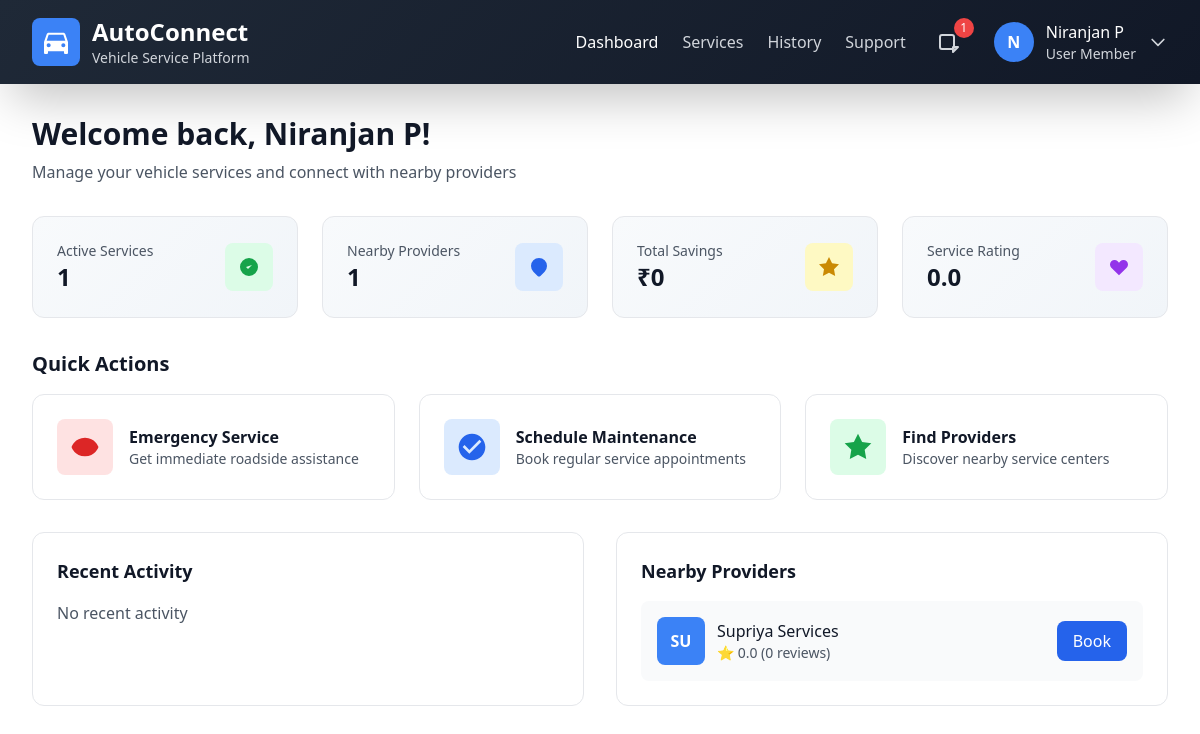
The page /dashboard (signed in) on the database its author committed.
### home/models.py (models this page shows, shortened)
class User(AbstractUser):
    role = models.CharField(max_length=50, null=True, default='user')
    pass

class ServiceCenter(models.Model):
    user = models.ForeignKey(User, on_delete=models.CASCADE,null=True)
    center_name = models.CharField(max_length=100)
    phone = models.CharField(max_length=15, unique=True, blank=True, null=True)
    location = models.CharField(null=True)
    services_offered = models.TextField(blank=True, null=True)
    status = models.CharField(
        max_length=20,
        choices=[('Pending', 'Pending'), ('Approved', 'Approved'), ('Suspended', 'Suspended')],
        default='Pending'
    )
    rating_avg = models.FloatField(default=0.0)

### home/views.py (the view)
# urls.py: path("dashboard", home.views.user_dashboard, name="user_dashboard"),
@login_required
def user_dashboard(request):
    active_services = Booking.objects.filter(user=request.user, status='Pending')
    nearby_providers = ServiceCenter.objects.filter(status='Approved')[:5]  # Limit to 5 for display
    completed_bookings = Booking.objects.filter(user=request.user, status='Completed')
    total_savings = sum([b.price for b in completed_bookings if hasattr(b, 'price') and b.price]) or 0
    avg_rating = Review.objects.filter(user=request.user).aggregate(avg_rating=Avg('rating'))['avg_rating'] or 0
    recent_bookings = Booking.objects.filter(user=request.user, status='Completed').order_by('-booking_time')[:3]
    for center in nearby_providers:
        reviews = Review.objects.filter(center=center)
        center.avg_rating = reviews.aggregate(avg_rating=Avg('rating'))['avg_rating'] or 0
        center.review_count = reviews.count()
    return render(request, 'user_dashboard.html', {
        'user': request.user,
        'active_services': active_services,
        'nearby_providers': nearby_providers,
        'total_savings': total_savings,
        'avg_rating': avg_rating,
        'recent_bookings': recent_bookings,
    })

### templates/user_dashboard.html (shortened to what this page needs)
{% load mathfilters %}
<!DOCTYPE html>
<html lang="en">
<head>
    <script src="https://cdn.tailwindcss.com"></script>
</head>
<body class="bg-white min-h-full">
    <header class="gradient-bg text-white shadow-2xl">
        <div class="max-w-7xl mx-auto px-4 sm:px-6 lg:px-8">
            <div class="flex justify-between items-center py-4">
                <div class="flex items-center space-x-3">
                    <div class="bg-blue-500 p-2 rounded-lg">
                    </div>
                    <div>
                        <h1 class="text-2xl font-bold">AutoConnect</h1>
                        <p class="text-gray-300 text-sm">Vehicle Service Platform</p>
                    </div>
                </div>
                <div class="flex items-center space-x-6">
                    <nav class="hidden md:flex space-x-6">
                        <a href="{% url 'user_dashboard' %}" class="text-white hover:text-blue-300 transition-colors">Dashboard</a>
                        <a href="{% url 'request_assistance' %}" class="text-gray-300 hover:text-white transition-colors">Services</a>
                        <a href="{% url 'service_history' %}" class="text-gray-300 hover:text-white transition-colors">History</a>
                        <a href="#" class="text-gray-300 hover:text-white transition-colors">Support</a>
                    </nav>
                    <div class="relative">
                        <button class="relative p-2 text-gray-300 hover:text-white transition-colors">
                            <svg class="w-6 h-6" fill="none" stroke="currentColor" viewBox="0 0 24 24">
                                <path stroke-linecap="round" stroke-linejoin="round" stroke-width="2" d="M15 17h5l-5 5v-5zM4 19h10a2 2 0 002-2V7a2 2 0 00-2-2H4a2 2 0 00-2 2v10a2 2 0 002 2z"/>
                            </svg>
                            <span class="notification-badge absolute -top-1 -right-1 bg-red-500 text-white text-xs rounded-full h-5 w-5 flex items-center justify-center">{{ active_services|length }}</span>
                        </button>
                    </div>
                    <div class="relative">
                        <button id="user-menu-button" class="flex items-center space-x-3 focus:outline-none">
                            <div class="w-10 h-10 bg-blue-500 rounded-full flex items-center justify-center">
                                <span class="text-white font-semibold">{{ user.first_name|slice:":1"|upper }}{{ user.last_name|slice:":1"|upper }}</span>
                            </div>
                            <div class="hidden md:block text-left">
                                <p class="text-white font-medium">{{ user.first_name }} {{ user.last_name }}</p>
                                <p class="text-gray-300 text-sm">{{ user.role|title }} Member</p>
                            </div>
                            <svg class="w-5 h-5 text-gray-300" fill="none" stroke="currentColor" viewBox="0 0 24 24">
                                <path stroke-linecap="round" stroke-linejoin="round" stroke-width="2" d="M19 9l-7 7-7-7"/>
                            </svg>
                        </button>
                    </div>
                </div>
            </div>
        </div>
    </header>
    <main class="max-w-7xl mx-auto px-4 sm:px-6 lg:px-8 py-8">
        <div class="mb-8">
            <h2 class="text-3xl font-bold text-gray-900 mb-2">Welcome back, {{ user.first_name }}!</h2>
            <p class="text-gray-600">Manage your vehicle services and connect with nearby providers</p>
        </div>
        <div class="grid grid-cols-1 md:grid-cols-4 gap-6 mb-8">
            <div class="stat-card p-6 rounded-xl border border-gray-200">
                <div class="flex items-center justify-between">
                    <div>
                        <p class="text-gray-600 text-sm font-medium">Active Services</p>
                        <p class="text-2xl font-bold text-gray-900">{{ active_services|length }}</p>
                    </div>
                    <div class="bg-green-100 p-3 rounded-lg">
                        <svg class="w-6 h-6 text-green-600" fill="currentColor" viewBox="0 0 24 24">
                            <path d="M9 12l2 2 4-4m6 2a9 9 0 11-18 0 9 9 0 0118 0z"/>
                        </svg>
                    </div>
                </div>
            </div>
            <div class="stat-card p-6 rounded-xl border border-gray-200">
                <div class="flex items-center justify-between">
                    <div>
                        <p class="text-gray-600 text-sm font-medium">Nearby Providers</p>
                        <p class="text-2xl font-bold text-gray-900">{{ nearby_providers|length }}</p>
                    </div>
                    <div class="bg-blue-100 p-3 rounded-lg">
                        <svg class="w-6 h-6 text-blue-600" fill="currentColor" viewBox="0 0 24 24">
                            <path d="M17.657 16.657L13.414 20.9a1.998 1.998 0 01-2.827 0l-4.244-4.243a8 8 0 1111.314 0z"/>
                            <path d="M15 11a3 3 0 11-6 0 3 3 0 016 0z"/>
                        </svg>
                    </div>
                </div>
            </div>
            <div class="stat-card p-6 rounded-xl border border-gray-200">
                <div class="flex items-center justify-between">
                    <div>
                        <p class="text-gray-600 text-sm font-medium">Total Savings</p>
                        <p class="text-2xl font-bold text-gray-900">₹{{ total_savings|mul:82|floatformat:0 }}</p>
                    </div>
                    <div class="bg-yellow-100 p-3 rounded-lg">
                        <svg class="w-6 h-6 text-yellow-600" fill="currentColor" viewBox="0 0 24 24">
                            <path d="M12 2l3.09 6.26L22 9.27l-5 4.87 1.18 6.88L12 17.77l-6.18 3.25L7 14.14 2 9.27l6.91-1.01L12 2z"/>
                        </svg>
                    </div>
                </div>
            </div>
            <div class="stat-card p-6 rounded-xl border border-gray-200">
                <div class="flex items-center justify-between">
                    <div>
                        <p class="text-gray-600 text-sm font-medium">Service Rating</p>
                        <p class="text-2xl font-bold text-gray-900">{{ avg_rating|floatformat:1 }}</p>
                    </div>
                    <div class="bg-purple-100 p-3 rounded-lg">
                        <svg class="w-6 h-6 text-purple-600" fill="currentColor" viewBox="0 0 24 24">
                            <path d="M4.318 6.318a4.5 4.5 0 000 6.364L12 20.364l7.682-7.682a4.5 4.5 0 00-6.364-6.364L12 7.636l-1.318-1.318a4.5 4.5 0 00-6.364 0z"/>
                        </svg>
                    </div>
                </div>
            </div>
        </div>
        <div class="mb-8">
            <h3 class="text-xl font-bold text-gray-900 mb-4">Quick Actions</h3>
            <div class="grid grid-cols-1 md:grid-cols-3 gap-6">
                <a href="{% url 'emergency_assist' %}" class="service-card bg-white p-6 rounded-xl border border-gray-200 text-left hover:border-red-300">
                    <div class="flex items-center space-x-4">
                        <div class="bg-red-100 p-3 rounded-lg">
                        </div>
                        <div>
                            <h4 class="font-semibold text-gray-900">Emergency Service</h4>
                            <p class="text-gray-600 text-sm">Get immediate roadside assistance</p>
                        </div>
                    </div>
                </a>
                <a href="{% url 'request_assistance' %}" class="service-card bg-white p-6 rounded-xl border border-gray-200 text-left hover:border-blue-300">
                    <div class="flex items-center space-x-4">
                        <div class="bg-blue-100 p-3 rounded-lg">
                            <svg class="w-8 h-8 text-blue-600" fill="currentColor" viewBox="0 0 24 24">
                                <path d="M12 2C6.48 2 2 6.48 2 12s4.48 10 10 10 10-4.48 10-10S17.52 2 12 2zm-2 15l-5-5 1.41-1.41L10 14.17l7.59-7.59L19 8l-9 9z"/>
                            </svg>
                        </div>
                        <div>
                            <h4 class="font-semibold text-gray-900">Schedule Maintenance</h4>
                            <p class="text-gray-600 text-sm">Book regular service appointments</p>
                        </div>
                    </div>
                </a>
                <a href="{% url 'find_workshop' %}" class="service-card bg-white p-6 rounded-xl border border-gray-200 text-left hover:border-green-300">
                    <div class="flex items-center space-x-4">
                        <div class="bg-green-100 p-3 rounded-lg">
                            <svg class="w-8 h-8 text-green-600" fill="currentColor" viewBox="0 0 24 24">
                                <path d="M12 2l3.09 6.26L22 9.27l-5 4.87 1.18 6.88L12 17.77l-6.18 3.25L7 14.14 2 9.27l6.91-1.01L12 2z"/>
                            </svg>
                        </div>
                        <div>
                            <h4 class="font-semibold text-gray-900">Find Providers</h4>
                            <p class="text-gray-600 text-sm">Discover nearby service centers</p>
                        </div>
                    </div>
                </a>
            </div>
        </div>
        <div class="grid grid-cols-1 lg:grid-cols-2 gap-8">
            <div class="bg-white rounded-xl border border-gray-200 p-6">
                <h3 class="text-lg font-bold text-gray-900 mb-4">Recent Activity</h3>
                <div class="space-y-4">
                    {% for booking in recent_bookings %}
                    <div class="flex items-center space-x-4 p-4 bg-gray-50 rounded-lg">
                        <div class="bg-green-100 p-2 rounded-full">
                            <div class="w-3 h-3 bg-green-500 rounded-full pulse-dot"></div>
                        </div>
                        <div class="flex-1">
                            <p class="font-medium text-gray-900">{{ booking.service_type }} Completed</p>
                            <p class="text-sm text-gray-600">{{ booking.center.center_name }} • {{ booking.booking_time|date:"M d, Y" }}</p>
                        </div>
                        <span class="text-green-600 font-semibold">₹{{ booking.price|mul:82|floatformat:0|default:"0" }}</span>
                    </div>
                    {% empty %}
                    <p class="text-gray-600">No recent activity</p>
                    {% endfor %}
                </div>
            </div>
            <div class="bg-white rounded-xl border border-gray-200 p-6">
                <h3 class="text-lg font-bold text-gray-900 mb-4">Nearby Providers</h3>
                <div class="space-y-4">
                    {% for center in nearby_providers %}
                    <div class="flex items-center justify-between p-4 bg-gray-50 rounded-lg">
                        <div class="flex items-center space-x-3">
                            <div class="w-12 h-12 bg-blue-500 rounded-lg flex items-center justify-center">
                                <span class="text-white font-bold">{{ center.center_name|slice:":2"|upper }}</span>
                            </div>
                            <div>
                                <p class="font-medium text-gray-900">{{ center.center_name }}</p>
                                <p class="text-sm text-gray-600">⭐ {{ center.avg_rating|floatformat:1 }} ({{ center.review_count }} reviews)</p>
                            </div>
                        </div>
                        <a href="{% url 'request_assistance' %}" class="bg-blue-600 text-white px-4 py-2 rounded-lg hover:bg-blue-700 transition-colors">
                            Book
                        </a>
                    </div>
                    {% empty %}
                    <p class="text-gray-600">No nearby providers</p>
                    {% endfor %}
                </div>
            </div>
        </div>
    </main>
</body>
</html>

### templates/user_dashboard.html (style rules this page uses)
body { box-sizing: border-box; }
.gradient-bg { background: linear-gradient(135deg, #1f2937 0%, #111827 100%); }
.service-card { transition: all 0.3s ease; }
.stat-card { background: linear-gradient(135deg, #f8fafc 0%, #f1f5f9 100%); }
.notification-badge { animation: bounce 1s infinite; }

### rows shown on the page
User: first_name "N", first_name "Niranjan P", role "User"
ServiceCenter: center_name "SU", center_name "Supriya Services", avg_rating "0.0", review_count "0"

### other values the page prints
{{ active_services|length }} "1"
{{ nearby_providers|length }} "1"
{{ total_savings|mul:82|floatformat:0 }} "0"
{{ avg_rating|floatformat:1 }} "0.0"
